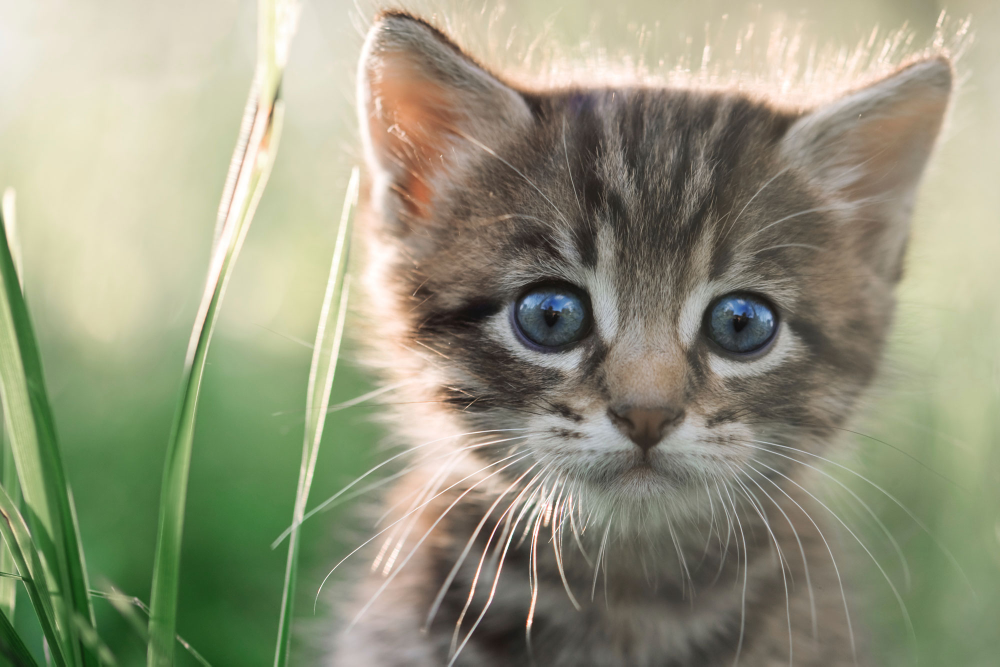
#> input picture PCA/cat.jpg, 2000 x 1333 px, found by its file name (shown at 1/2 size)
$ jupyter execute --allow-errors PCA_Example.ipynb
#> lines starting #> are read from the running program, lines starting #| are printed output that depends on the picture
[cell 1]
# import libraries
import pandas as pd
import numpy as np
import os
import random as rd
from sklearn import preprocessing
import matplotlib.pyplot as plt
from sklearn.decomposition import PCA
from skimage import io, color

### StatQuest Example

[cell 2]
genes = ['gene'+ str(i) for i in range (1,101)]

wt = ['wt'+str(i)for i in range(1,6)]
ko = ['ko'+str(i)for i in range(1,6)]
data = pd.DataFrame(columns = [*wt,*ko], index = genes)

for gene in data.index:
  data.loc[gene, 'wt1':'wt5'] = np.random.poisson(lam=rd.randrange(10,1000), size=5)
  data.loc[gene,'ko1':'ko5'] = np.random.poisson(lam=rd.randrange(10,1000), size=5)

print(data.head())
print(data.shape)

[cell 3]
scaled_data = preprocessing.scale(data.T)

[cell 4]
pca = PCA()
pca.fit(scaled_data)
pca_data = pca.transform(scaled_data)

[cell 5]
per_var = np.round(pca.explained_variance_ratio_*100, decimals=1)
labels = ['PC'+ str(x) for x in range(1, len(per_var)+1)]

[cell 6]
plt.bar(x=range(1,len(per_var)+1), height=per_var, tick_label=labels)
plt.ylabel('percentage of Explained Variance')
plt.xlabel('Principal Component')
plt.show()
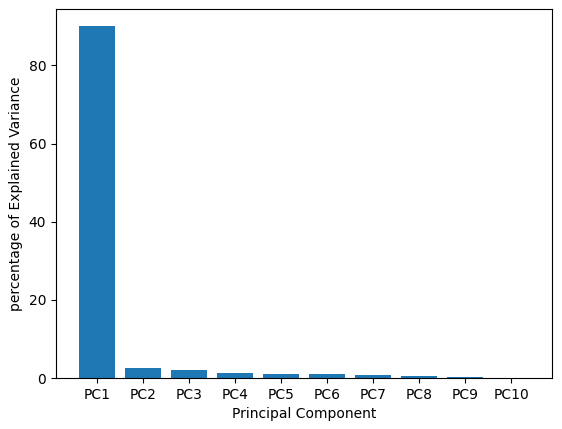
#> figure drawn by matplotlib, 1 panel; tallest bar 90 high, from x = 0.6 to 1.4

[cell 7]
pca_df = pd.DataFrame(pca_data,index=[*wt, *ko], columns = labels)

plt.scatter(pca_df.PC1, pca_df.PC2)
plt.title('My PCA Graph')
plt.xlabel('PC1 - {0}%'.format(per_var[0]))
plt.ylabel('PC2 - {0}%'.format(per_var[1]))
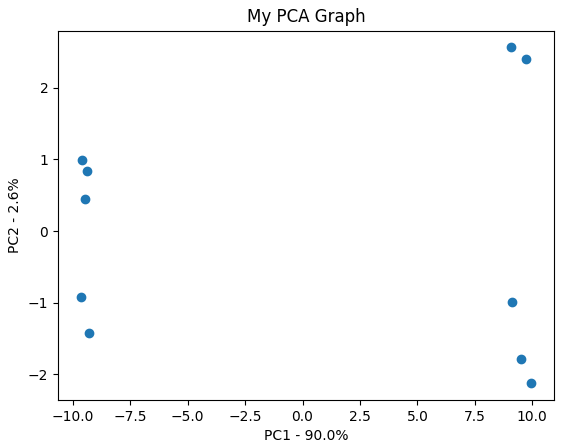
#> figure drawn by matplotlib, 1 panel

### PCA on an image

[cell 8]
# Load the image
image = io.imread('/content/cat.jpg')
#> image is the input picture: shape (1333, 2000, 3); mean R, G, B 150.2, 151.2, 126.8

# Convert the image to YCbCr color space
ycbcr_image = color.rgb2ycbcr(image)
#> ycbcr_image: shape (1333, 2000, 3) float64; mean of channels 0, 1, 2 143.2, 117.4, 129.3

# Separate the Y, Cb, and Cr channels
y_channel = ycbcr_image[:, :, 0]
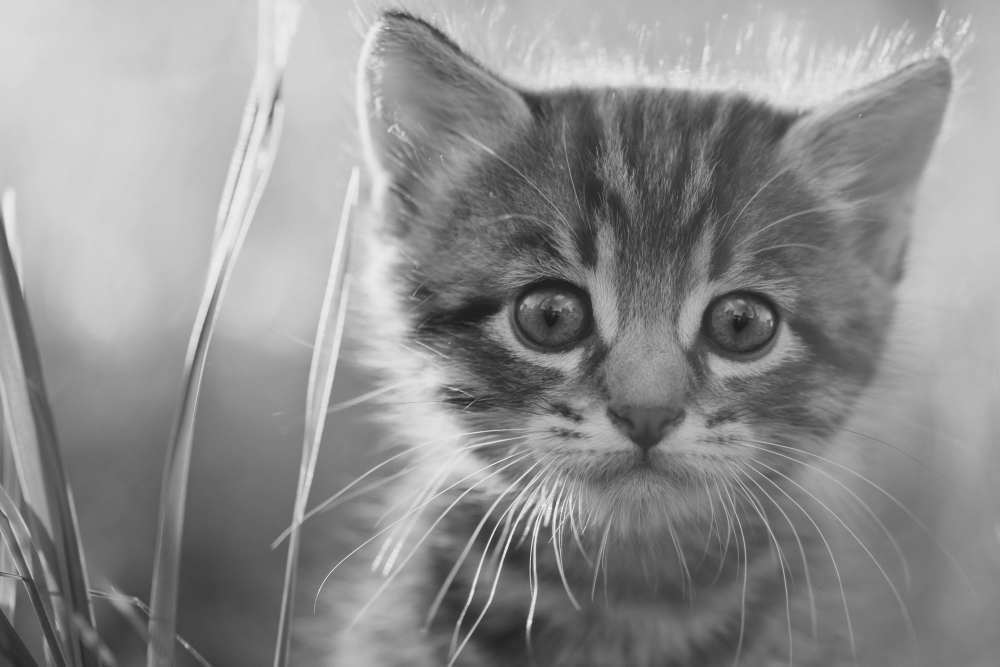
#> y_channel: shape (1333, 2000) float64 (shown at 1/2 size); min 26.25, max 235, mean 143.2
cb_channel = ycbcr_image[:, :, 1]
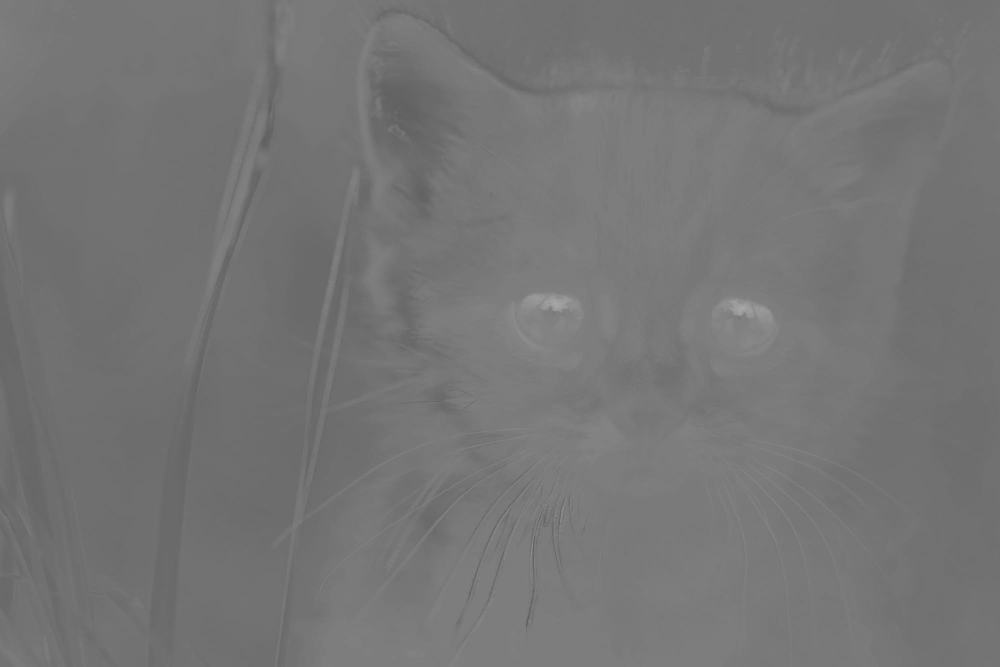
#> cb_channel: shape (1333, 2000) float64 (shown at 1/2 size); min 82.38, max 168.5, mean 117.4
cr_channel = ycbcr_image[:, :, 2]
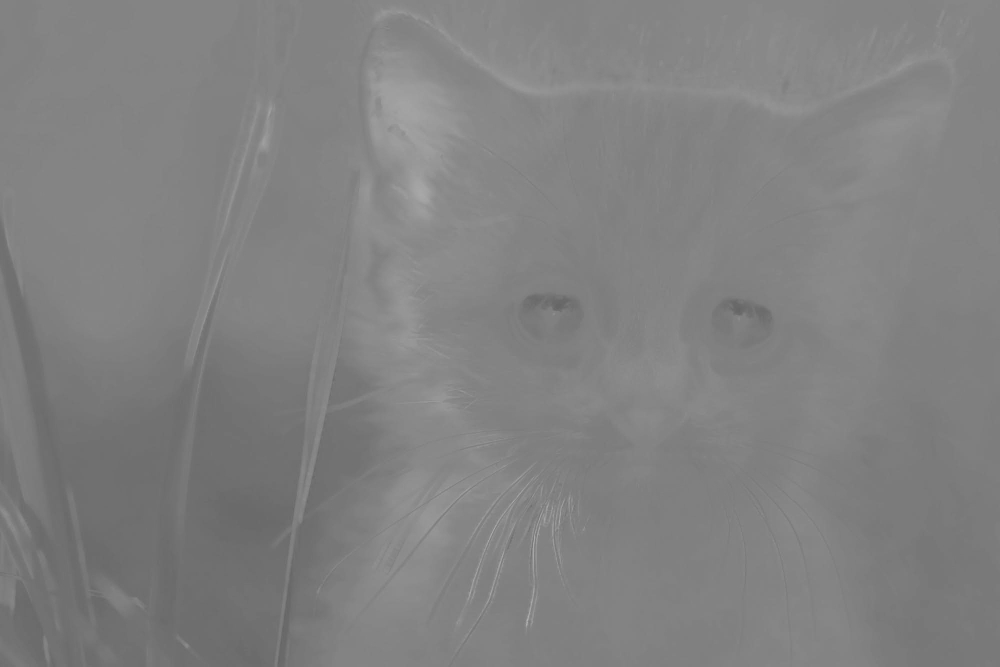
#> cr_channel: shape (1333, 2000) float64 (shown at 1/2 size); min 98.94, max 195.7, mean 129.3

# Function to apply PCA on a channel
def apply_pca(channel, n_components):
#> called with n_components = 20
    original_shape = channel.shape
#> original_shape = (1333, 2000)
    channel_flat = channel.reshape(original_shape[0], -1)
    pca = PCA(n_components=n_components)
    channel_pca = pca.fit_transform(channel_flat)
    reconstructed_channel = pca.inverse_transform(channel_pca)
    return reconstructed_channel.reshape(original_shape)

# Number of components for PCA
n_components = 20

# Apply PCA to the Cb and Cr channels
cb_reconstructed = apply_pca(cb_channel, n_components)
cr_reconstructed = apply_pca(cr_channel, n_components)

# Stack the reconstructed channels with the original Y channel
reconstructed_ycbcr = np.stack((y_channel, cb_reconstructed, cr_reconstructed), axis=2)
#> reconstructed_ycbcr: shape (1333, 2000, 3) float64; mean of channels 0, 1, 2 143.2, 117.4, 129.3

# Convert the reconstructed image back to RGB color space
reconstructed_image = color.ycbcr2rgb(reconstructed_ycbcr)
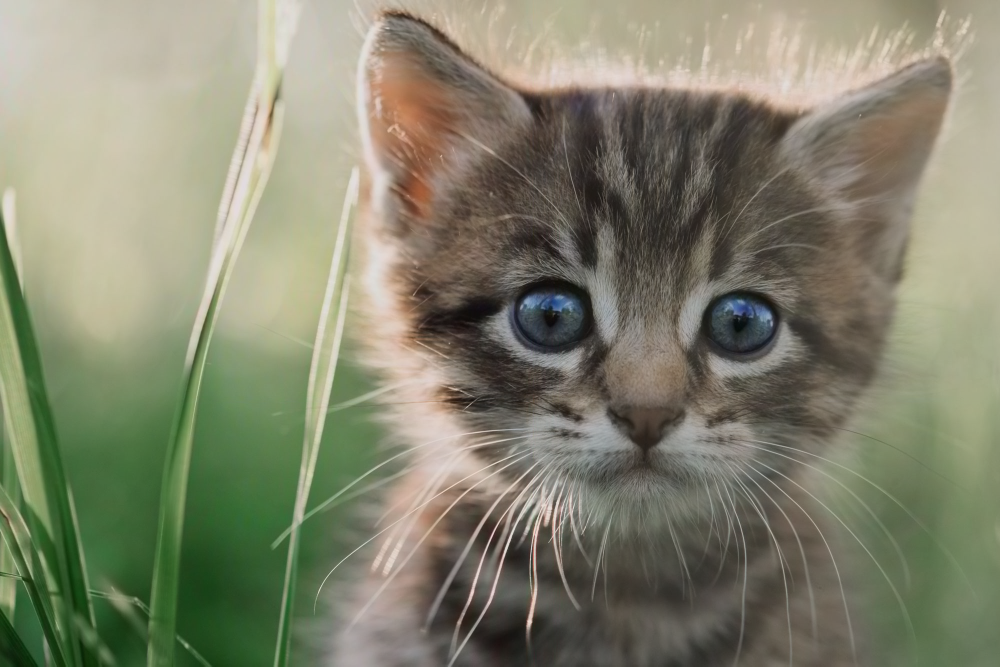
#> reconstructed_image: shape (1333, 2000, 3) float64 (shown at 1/2 size); mean R, G, B 0.589, 0.593, 0.497; drawn with min black and max white

# Clip values to be in the valid range [0, 1] for RGB
reconstructed_image = np.clip(reconstructed_image, 0, 1)

# Plot the original and reconstructed images
fig, ax = plt.subplots(1, 2, figsize=(12, 6))
ax[0].imshow(image)
ax[0].set_title('Original Image')
ax[0].axis('off')

ax[1].imshow(reconstructed_image)
ax[1].set_title(f'Reconstructed Image')
ax[1].axis('off')

plt.show()
